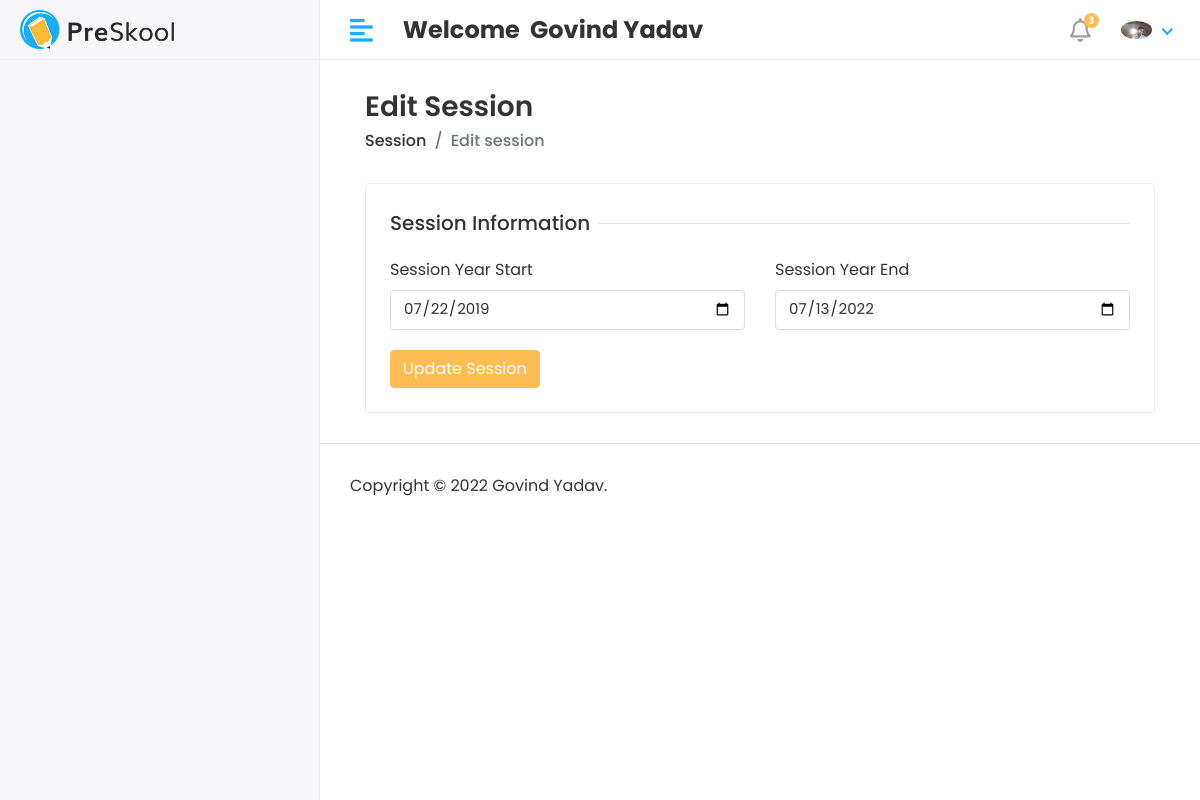
The page /Hod/Session/Edit/1 (signed in) on the database its author committed.
### app/models.py (models this page shows, shortened)
class CustomUser(AbstractUser):
    USER = (
        (1, 'HOD'),
        (1, 'STAFF'),
        (1, 'STUDENT'),
    )
    user_type = models.CharField(choices=USER, max_length=50, default=1)
    profile_pic = models.ImageField(upload_to='media/profile_pic')

class Session_Year(models.Model):
    session_start = models.CharField(max_length=150)
    session_end = models.CharField(max_length=150)

### student_management_project/Hod_views.py (the view)
# urls.py: path('Hod/Session/Edit/<str:id>', Hod_views.EDIT_SESSION, name='edit_session'),
def EDIT_SESSION(request,id):
    session = Session_Year.objects.filter(id = id)
    context = {
        'session':session
    }
    return render(request, 'Hod/edit_session.html', context)

### templates/Hod/edit_session.html (shortened to what this page needs)
{% extends 'base.html' %}
{% block content %}
<div class="content container-fluid">
                <div class="page-header">
                    <div class="row align-items-center">
                        <div class="col">
                            <h3 class="page-title">Edit Session</h3>
                            <ul class="breadcrumb">
                                <li class="breadcrumb-item"><a href="">Session</a></li>
                                <li class="breadcrumb-item active">Edit session</li>
                            </ul>
                        </div>
                    </div>
                </div>
                <div class="row">
                    <div class="col-sm-12">
                        <div class="card">
                            <div class="card-body">
                                <form action="{% url 'update_session' %}" method="post">
                                    <div class="row">
                                        <div class="col-12">
                                            <h5 class="form-title"><span>Session Information</span></h5>
                                        </div>
                                        <div class="col-12 col-sm-6">
                                            <div class="form-group">
                                               <label>Session Year Start</label>
                                               <div>
                                                  <input type="date" value="{% for i in session %}{{i.session_start}}{% endfor %}" class="form-control" required name="session_year_start">
                                               </div>
                                            </div>
                                        </div>
                                        <div class="col-12 col-sm-6">
                                            <div class="form-group">
                                               <label>Session Year End</label>
                                               <div>
                                                  <input type="date" value="{% for i in session %}{{i.session_end}}{% endfor %}" class="form-control" required name="session_year_end">
                                               </div>
                                            </div>
                                        </div>
                                        <div class="col-12">
                                            <button type="submit" class="btn btn-primary">Update Session</button>
                                        </div>
                                    </div>
                                </form>
                            </div>
                        </div>
                    </div>
                </div>
            </div>
{% endblock %}

### templates/includes/header.html (shortened to what this page needs)
{% load static %}
<div class="header">
         <div class="header-left">
            <a href="index.html" class="logo">
               <img src="{% static 'assets/img/logo.png' %}" alt="Logo">
            </a>
         </div>
         <a href="javascript:void(0);" id="toggle_btn">
            <i class="fas fa-align-left"></i>
         </a>
         <div class="top-nav-search mt-3">
           <h4><strong>Welcome &nbsp;<span>{{user.first_name}} {{user.last_name}}</span></strong></h4>
         </div>
         <ul class="nav user-menu">
            <li class="nav-item dropdown noti-dropdown">
               <a href="#" class="dropdown-toggle nav-link" data-toggle="dropdown">
                  <i class="far fa-bell"></i> <span class="badge badge-pill">3</span>
               </a>
            </li>
            <li class="nav-item dropdown has-arrow">
               <a href="#" class="dropdown-toggle nav-link" data-toggle="dropdown">
                   {% if user.profile_pic == "" %}
                        <span class="user-img"><img class="rounded-circle" src="{% static 'assets/img/govind_pic.jpg' %}" width="31"
                        alt=""></span>
                   {% else %}
                        <span class="user-img"><img class="rounded-circle" src="/{{user.profile_pic}}" width="31"
                        alt=""></span>
                   {% endif %}
               </a>
            </li>
         </ul>
      </div>

### static/assets/css/style.css (style rules this page uses)
html { height: 100%; }
body { background-color: #fff; color: #333; font-family: 'Poppins', sans-serif; font-size: 1rem; height: 100%; line-height: 1.5; overflow-x: hidden; }
h1, h2, h3, h4, h5, h6 { font-family: 'Poppins', sans-serif; margin-top: 0; }
.form-control { border: 1px solid #ddd; box-shadow: none; color: #333; font-size: 15px; height: 40px; }
a { color: #009ce7; }
input, button, a { transition: all 0.4s ease; -moz-transition: all 0.4s ease; -o-transition: all 0.4s ease; -ms-transition: all 0.4s ease; -webkit-transition: all 0.4s ease; }
input, input:focus, button, button:focus { outline: none; }
.form-group { margin-bottom: 1.25rem; }
ul, ol { padding: 0px; list-style: none; }
.btn-primary { background-color: #FFBC53; border: 1px solid #FFBC53; }
.card { border: 1px solid #ececf5; box-shadow: 0 1px 3px 0 rgba(0, 0, 0, 0.03); margin-bottom: 1.875rem; }
.card-body { padding: 1.5rem; }
.header { background-color: #fff; border-bottom: 1px solid #f3f3f4; left: 0; position: fixed; right: 0; top: 0; z-index: 1001; height: 60px; }
.header .header-left { float: left; height: 60px; padding: 0 20px; position: relative; width: 320px; z-index: 1; transition: all 0.2s ease-in-out; background-color: #f7f7fa; border-bottom: 1px solid #efefef; border-right: 1px solid #ececf5; display: flex; align-items: center; }
.header .header-left .logo { display: inline-block; line-height: 60px; }
.header .header-left .logo img { max-height: 40px; width: auto; }
.header .dropdown-toggle:after { display: none; }
.header .has-arrow .dropdown-toggle:after { border-top: 0; border-left: 0; border-bottom: 2px solid #18aefa; border-right: 2px solid #18aefa; content: ''; height: 8px; display: inline-block; pointer-events: none; -webkit-transform-origin: 66% 66%; -ms-transform-origin: 66% 66%; transform-origin: 66% 66%; -webkit-transform: rotate(45deg); -ms-transform: rotate(45deg); transform: rotate(45deg); -webkit-transition: all 0.15s ease-in-out; transition: all 0.15s ease-in-out; width: 8px; vertical-align: 0px; }
.user-menu { float: right; margin: 0; position: relative; z-index: 99; padding-right: 15px; }
.user-menu.nav > li > a { color: #a0a0a0; font-size: 14px; line-height: 58px; padding: 0 15px; height: 60px; }
.user-img { margin-right: 3px; position: relative; }
.top-nav-search { float: left; margin-left: 15px; }
.page-header { margin-bottom: 1.875rem; }
.page-header .breadcrumb { background-color: transparent; color: #6c757d; font-size: 1rem; font-weight: 500; margin-bottom: 0; padding: 0; }
.page-header .breadcrumb a { color: #333; }
.page-title { font-size: 28px; font-weight: 600; color: #333; margin-bottom: 5px; }
.user-menu.nav > li > a .badge { background-color: #FFBC53; display: block; font-size: 10px; font-weight: bold; height: 15px; width: 15px; position: absolute; right: 7px; top: 13px; color: #fff; padding: 3px; }
.user-menu.nav > li > a > i { font-size: 1.5rem; line-height: 60px; }
.form-title { width: 100%; max-width: 100%; padding: 0; font-size: 1.25rem; font-weight: 500; line-height: inherit; color: #333; white-space: normal; position: relative; display: block; margin-bottom: 20px; }
.form-title:before { content: ""; position: absolute; left: 0px; right: 0px; height: 1px; top: 50%; background-color: rgba(0, 0, 0, 0.1); }
.form-title span { padding: 0px 0.5rem 0 0; background-color: #fff; display: inline-block; z-index: 2; position: relative; }
@media (min-width: 992px) { #toggle_btn { align-items: center; color: #18aefa; display: inline-flex; float: left; font-size: 26px; height: 60px; justify-content: center; margin-left: 15px; padding: 0 15px; } }

### rows shown on the page
CustomUser: first_name "Govind", last_name "Yadav", profile_pic (picture)
Session_Year: session_year_start "07/22/2019", session_year_end "07/13/2022"
